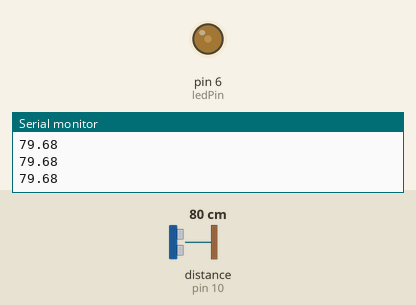
Simulated run of this sketch. Board: Arduino Uno, built with avr-gcc and run on an emulated ATmega328P. Shown: output pins drawn as LEDs (lit = HIGH), the last lines printed to the serial monitor. Wiring (inferred from the names in the program): ultrasonic range finder: trigger pin 9; echo pin 10. The test bench sets the inputs (shaded band); at power-on: distance to the obstacle (sensor on pin 10) 80 cm. The echo pulse lasts 58.3 µs per cm; pins used as bus, display or sensor lines are not drawn.

Above: at 1.2 s.
1.3 s: distance to the obstacle (sensor on pin 10) set to 2 cm
At 2.1 s:
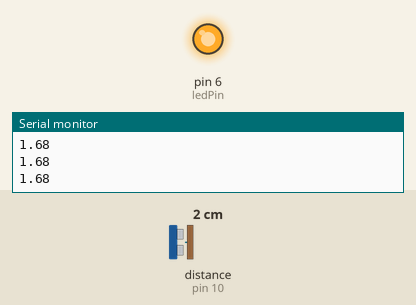
2.8 s: distance to the obstacle (sensor on pin 10) set to 35 cm
At 3.9 s:
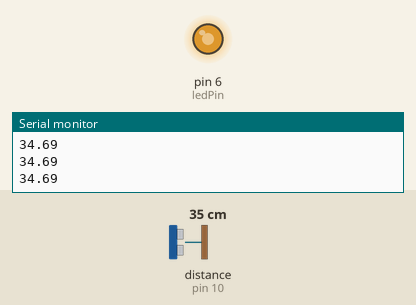
4.3 s: distance to the obstacle (sensor on pin 10) set to 60 cm
At 5.4 s:
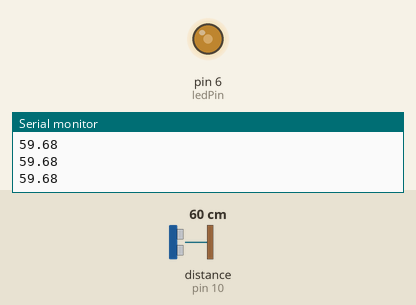
5.8 s: distance to the obstacle (sensor on pin 10) set to 120 cm
At 6.8 s:
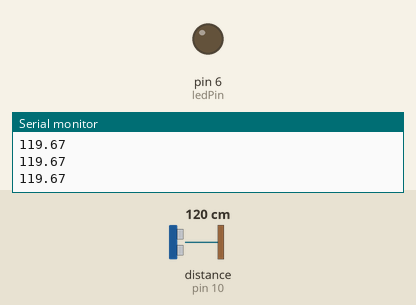
7.4 s: distance to the obstacle (sensor on pin 10) set to 4 cm
At 8.1 s:
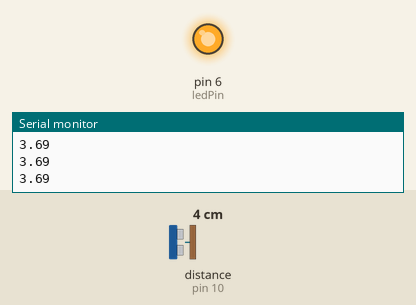
8.9 s: distance to the obstacle (sensor on pin 10) set to 250 cm
At 9.3 s:
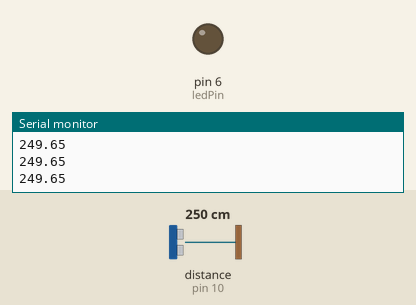
Timing chart, 0 to 11.4 s (numbered marks = the images above; inputs shaded):
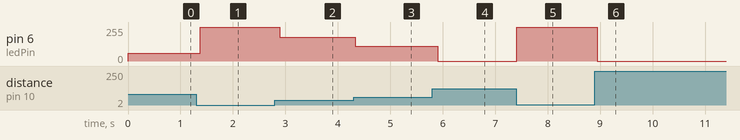

Measured:
- after the input at 1.3 s, pin 6 (ledPin): 57/255 → 255/255 after 0.07 s
- after the input at 2.8 s, pin 6 (ledPin): 255/255 → 178/255 after 0.09 s
- after the input at 4.3 s, pin 6 (ledPin): 178/255 → 111/255 at once
- after the input at 5.8 s, pin 6 (ledPin): 111/255 → 0/255 after 0.11 s
- after the input at 7.4 s, pin 6 (ledPin): 0/255 → 255/255 at once
- after the input at 8.9 s, pin 6 (ledPin): 255/255 → 0/255 after 0.05 s

The sketch:

smart_distance_hcsr04.ino
```cpp
const int trigPin = 9;
const int echoPin = 10;
const int ledPin  = 6;

float minDistance = 5.0;     // closest usable distance (cm)
float maxDistance = 100.0;   // far distance limit (cm)

void setup() {
  Serial.begin(9600);
  pinMode(trigPin, OUTPUT);
  pinMode(echoPin, INPUT);
  pinMode(ledPin, OUTPUT);
}

void loop() {

  float distance = readDistance();
  int brightness = calculateBrightness(distance);

  analogWrite(ledPin, brightness);

  delay(100);
}

// ------------------
// Read Distance
// ------------------
float readDistance() {

  digitalWrite(trigPin, LOW);
  delayMicroseconds(2);

  digitalWrite(trigPin, HIGH);
  delayMicroseconds(10);
  digitalWrite(trigPin, LOW);

  long duration = pulseIn(echoPin, HIGH);

  float distance = duration * 0.0343 / 2;

  Serial.println(distance);

  return distance;
}

// ------------------
// Convert Distance → Brightness
// ------------------
int calculateBrightness(float distance) {

  int brightness = map(distance, minDistance, maxDistance, 255, 0);
  brightness = constrain(brightness, 0, 255);

  return brightness;
}
```
